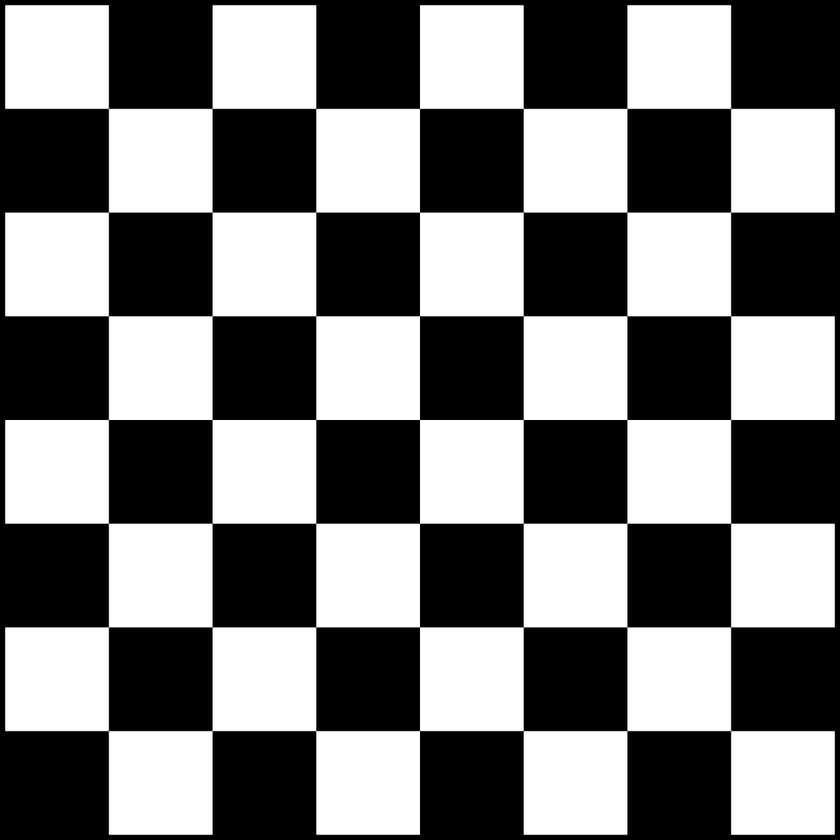
#> input picture asset/chessboard.png, 840 x 840 px, shrunk from 1200 x 1200 before the run, found by its file name
$ python tutoral6.py
#> lines starting #> are read from the running program, lines starting #| are printed output that depends on the picture; after the words box and inside, x2 and y2 are one past the last pixel; in counts of white or black regions, pixels touching at a corner belong together
import numpy as np
import cv2

# Load the image, using raw string for the file path
img = cv2.imread(r'asset\chessboard.png')
#> img is the input picture: shape (840, 840, 3); min 0, max 255, mean 124.4

# Check if the image is loaded successfully
if img is None:
    print("Error: Image not found or unable to load.")
    exit()

# Convert to grayscale for corner detection
gray = cv2.cvtColor(img, cv2.COLOR_BGR2GRAY)

# Detect corners using the Shi-Tomasi corner detection method
corners = cv2.goodFeaturesToTrack(gray, 100, 0.01, 10)
#> corners = 79 rows, first 8: [420, 420], [420, 731], [419, 108], [731, 420], [108, 419], [420, 523], [419, 316], [420, 627]

# Convert corners to integer values
corners = np.int0(corners)

# Draw circles around detected corners
for corner in corners:
    x, y = corner.ravel()
    cv2.circle(img, (x, y), 5, (255, 0, 0), -1)
#> this loop made 79 passes
#> (x, y) on passes 1 to 12: (420, 420), (420, 731), (419, 108), (731, 420), (108, 419), (420, 523), (419, 316), (420, 627), (419, 212), (316, 420), (523, 419), (627, 420)
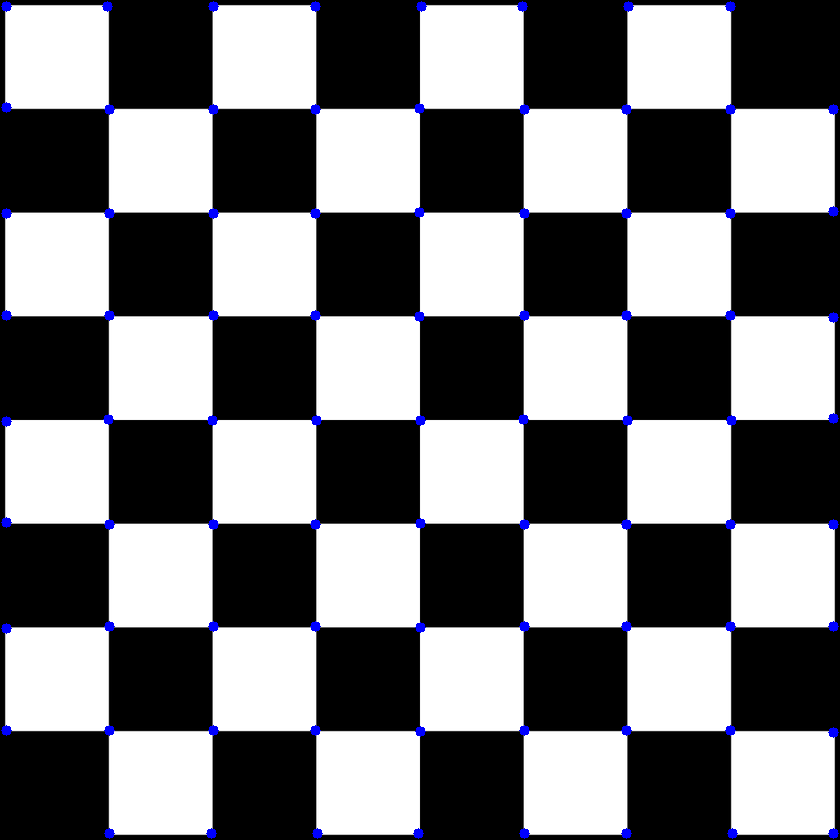
#> img: shape (840, 840, 3); 0.91% of pixels changed, all inside (x1, y1, x2, y2) = (1, 1, 839, 839)

# Draw lines connecting corners
for i in range(len(corners)):
    for j in range(i + 1, len(corners)):
        corner1 = tuple(corners[i][0])  # Convert to tuple for point1
        corner2 = tuple(corners[j][0])  # Convert to tuple for point2
        color = tuple(np.random.randint(0, 255, size=3).tolist())  # Random color for each line
        cv2.line(img, corner1, corner2, color, 1)
#> this loop made 79 passes
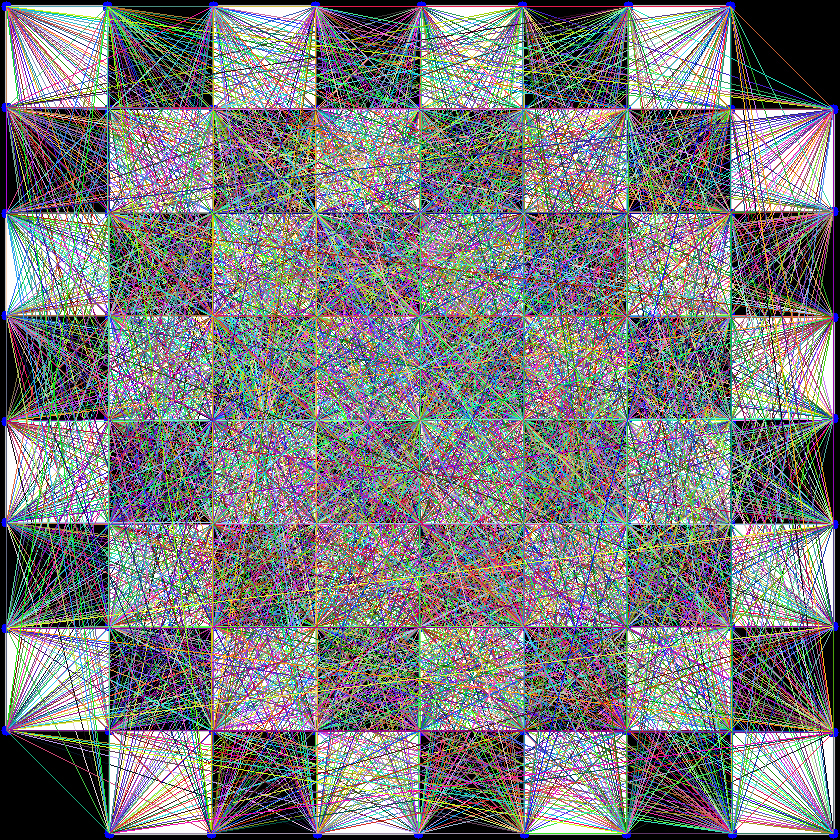
#> img: shape (840, 840, 3); mean B, G, R 124.5, 122.6, 122.7

# Display the final image with corners and lines
cv2.imshow('frame', img)
cv2.waitKey(0)
cv2.destroyAllWindows()
